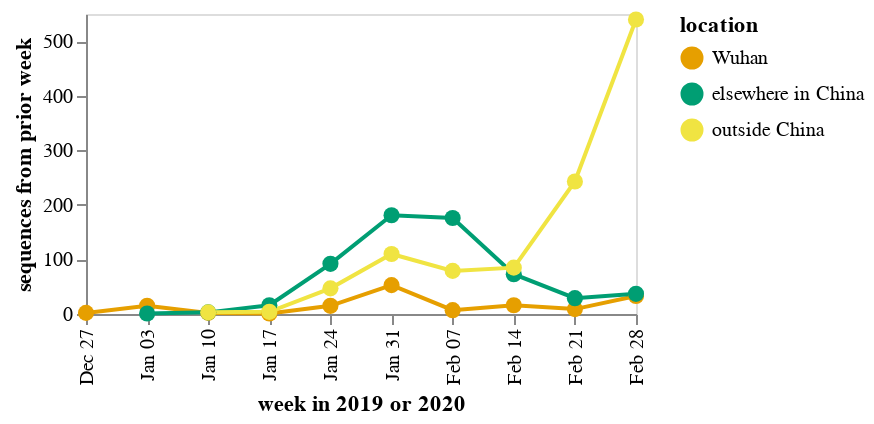

Notebook source saved alongside this figure:
### Markdown cell above
Plot number of sequences from each location as function of date:

### Code cell
# get counts per week as here, with counts being the week
# before that date
location_date_df = (
    early_seq_subs
    [['strain', 'location_category', 'date']]
    # https://stackoverflow.com/a/45281439/4191652
    .groupby(['location_category',
              pd.Grouper(key='date', freq='W-FRI')],
              )
    .aggregate(nseqs=pd.NamedAgg('strain', 'count'))
    .reset_index()
    )

# make chart
location_date_chart = (
    alt.Chart(location_date_df)
    .encode(x=alt.X('date:T',
                    axis=alt.Axis(labelAngle=-90,
                                  values=location_date_df['date'].unique(),
                                  format='%b %d',
                                  tickCount=location_date_df['date'].nunique(),
                                  ),
                    title='week in 2019 or 2020',
                    ),
            y=alt.Y('nseqs',
                    title='sequences from prior week',
                    ),
            color=alt.Color('location_category:N',
                            legend=alt.Legend(title='location'),
                            scale=alt.Scale(range=['#E69F00', '#009E73', '#F0E442'])
                            ),
            tooltip=['date',
                     alt.Tooltip('nseqs',
                                 title='number of sequences',
                                 ),
                     alt.Tooltip('location_category',
                                 title='location',
                                 ),
                     ],
            )
    .mark_line(point=True)
    .configure_point(size=65)
    .configure_axis(grid=False)
    .properties(width=275,
                height=150,
                )
    )

location_date_chart

### Figure 1 — Vega-Lite specification as saved in the notebook (floating-point values rounded to 4 significant figures)
{"config": {"view": {"continuousWidth": 400, "continuousHeight": 300}, "axis": {"grid": false}, "point": {"size": 65}}, "data": {"name": "data-fcfb4f28f82af485995cf01d1e749d0d"}, "mark": {"type": "line", "point": true}, "encoding": {"color": {"type": "nominal", "field": "location_category", "legend": {"title": "location"}, "scale": {"range": ["#E69F00", "#009E73", "#F0E442"]}}, "tooltip": [{"type": "temporal", "field": "date"}, {"type": "quantitative", "field": "nseqs", "title": "number of sequences"}, {"type": "nominal", "field": "location_category", "title": "location"}], "x": {"type": "temporal", "axis": {"format": "%b %d", "labelAngle": -90, "tickCount": 10, "values": ["2019-12-27T00:00:00", "2020-01-03T00:00:00", "2020-01-10T00:00:00", "2020-01-17T00:00:00", "2020-01-24T00:00:00", "2020-01-31T00:00:00", "2020-02-07T00:00:00", "2020-02-14T00:00:00", "2020-02-21T00:00:00", "2020-02-28T00:00:00"]}, "field": "date", "title": "week in 2019 or 2020"}, "y": {"type": "quantitative", "field": "nseqs", "title": "sequences from prior week"}}, "height": 150, "width": 275, "$schema": "https://vega.github.io/schema/vega-lite/v4.8.1.json", "datasets": {"data-fcfb4f28f82af485995cf01d1e749d0d": [{"location_category": "Wuhan", "date": "2019-12-27T00:00:00", "nseqs": 2}, {"location_category": "Wuhan", "date": "2020-01-03T00:00:00", "nseqs": 15}, {"location_category": "Wuhan", "date": "2020-01-10T00:00:00", "nseqs": 2}, {"location_category": "Wuhan", "date": "2020-01-17T00:00:00", "nseqs": 1}, {"location_category": "Wuhan", "date": "2020-01-24T00:00:00", "nseqs": 15}, {"location_category": "Wuhan", "date": "2020-01-31T00:00:00", "nseqs": 53}, {"location_category": "Wuhan", "date": "2020-02-07T00:00:00", "nseqs": 7}, {"location_category": "Wuhan", "date": "2020-02-14T00:00:00", "nseqs": 16}, {"location_category": "Wuhan", "date": "2020-02-21T00:00:00", "nseqs": 9}, {"location_category": "Wuhan", "date": "2020-02-28T00:00:00", "nseqs": 33}, {"location_category": "elsewhere in China", "date": "2020-01-03T00:00:00", "nseqs": 1}, {"location_category": "elsewhere in China", "date": "2020-01-10T00:00:00", "nseqs": 3}, {"location_category": "elsewhere in China", "date": "2020-01-17T00:00:00", "nseqs": 16}, {"location_category": "elsewhere in China", "date": "2020-01-24T00:00:00", "nseqs": 92}, {"location_category": "elsewhere in China", "date": "2020-01-31T00:00:00", "nseqs": 181}, {"location_category": "elsewhere in China", "date": "2020-02-07T00:00:00", "nseqs": 176}, {"location_category": "elsewhere in China", "date": "2020-02-14T00:00:00", "nseqs": 73}, {"location_category": "elsewhere in China", "date": "2020-02-21T00:00:00", "nseqs": 29}, {"location_category": "elsewhere in China", "date": "2020-02-28T00:00:00", "nseqs": 37}, {"location_category": "outside China", "date": "2020-01-10T00:00:00", "nseqs": 3}, {"location_category": "outside China", "date": "2020-01-17T00:00:00", "nseqs": 4}, {"location_category": "outside China", "date": "2020-01-24T00:00:00", "nseqs": 47}, {"location_category": "outside China", "date": "2020-01-31T00:00:00", "nseqs": 110}, {"location_category": "outside China", "date": "2020-02-07T00:00:00", "nseqs": 79}, {"location_category": "outside China", "date": "2020-02-14T00:00:00", "nseqs": 85}, {"location_category": "outside China", "date": "2020-02-21T00:00:00", "nseqs": 243}, {"location_category": "outside China", "date": "2020-02-28T00:00:00", "nseqs": 540}]}}
